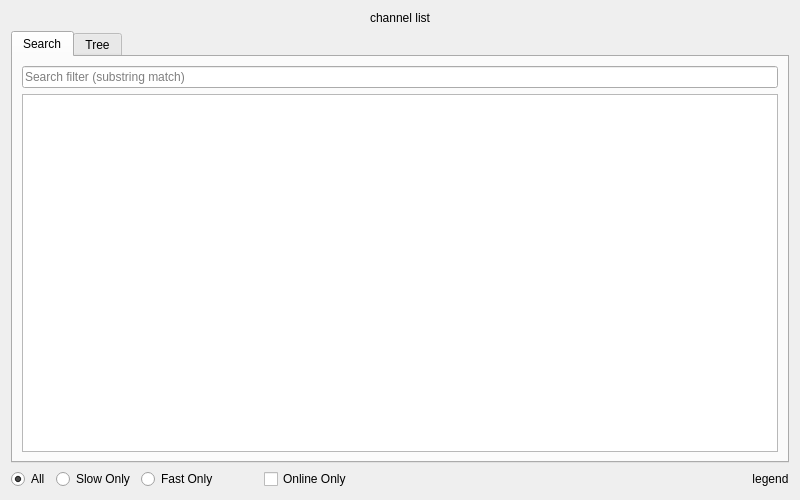
<?xml version="1.0" encoding="UTF-8"?>
<ui version="4.0">
 <class>ChannelListWidget</class>
 <widget class="QWidget" name="ChannelListWidget">
  <property name="geometry">
   <rect>
    <x>0</x>
    <y>0</y>
    <width>800</width>
    <height>500</height>
   </rect>
  </property>
  <property name="acceptDrops">
   <bool>true</bool>
  </property>
  <property name="windowTitle">
   <string>Channel Selection</string>
  </property>
  <layout class="QVBoxLayout" name="verticalLayout_3">
   <item>
    <widget class="QLabel" name="title">
     <property name="text">
      <string>channel list</string>
     </property>
     <property name="alignment">
      <set>Qt::AlignCenter</set>
     </property>
    </widget>
   </item>
   <item>
    <widget class="QTabWidget" name="available_channel_tab_widget">
     <property name="currentIndex">
      <number>0</number>
     </property>
     <widget class="QWidget" name="available_channel_list_tab">
      <attribute name="title">
       <string>Search</string>
      </attribute>
      <layout class="QVBoxLayout" name="verticalLayout_2">
       <item>
        <widget class="QLineEdit" name="search_line_edit">
         <property name="placeholderText">
          <string>Search filter (substring match)</string>
         </property>
        </widget>
       </item>
       <item>
        <widget class="SelectedChannelTableView" name="available_channel_table_view"/>
       </item>
      </layout>
     </widget>
     <widget class="QWidget" name="available_channel_tree_tab">
      <attribute name="title">
       <string>Tree</string>
      </attribute>
      <layout class="QVBoxLayout" name="verticalLayout">
       <item>
        <widget class="AvailableChannelTreeView" name="available_channel_tree_view"/>
       </item>
      </layout>
     </widget>
    </widget>
   </item>
   <item>
    <layout class="QHBoxLayout" name="radio_button_layout">
     <item>
      <widget class="QRadioButton" name="all_radio_button">
       <property name="sizePolicy">
        <sizepolicy hsizetype="Minimum" vsizetype="Fixed">
         <horstretch>0</horstretch>
         <verstretch>0</verstretch>
        </sizepolicy>
       </property>
       <property name="text">
        <string>All</string>
       </property>
       <property name="checked">
        <bool>true</bool>
       </property>
      </widget>
     </item>
     <item>
      <widget class="QRadioButton" name="slow_radio_button">
       <property name="sizePolicy">
        <sizepolicy hsizetype="Minimum" vsizetype="Fixed">
         <horstretch>0</horstretch>
         <verstretch>0</verstretch>
        </sizepolicy>
       </property>
       <property name="text">
        <string>Slow Only</string>
       </property>
      </widget>
     </item>
     <item>
      <widget class="QRadioButton" name="fast_radio_button">
       <property name="sizePolicy">
        <sizepolicy hsizetype="Minimum" vsizetype="Fixed">
         <horstretch>0</horstretch>
         <verstretch>0</verstretch>
        </sizepolicy>
       </property>
       <property name="text">
        <string>Fast Only</string>
       </property>
      </widget>
     </item>
     <item>
      <spacer name="horizontalSpacer_2">
       <property name="orientation">
        <enum>Qt::Horizontal</enum>
       </property>
       <property name="sizeType">
        <enum>QSizePolicy::Fixed</enum>
       </property>
       <property name="sizeHint" stdset="0">
        <size>
         <width>40</width>
         <height>20</height>
        </size>
       </property>
      </spacer>
     </item>
     <item>
      <widget class="QCheckBox" name="online_checkbox">
       <property name="text">
        <string>Online Only</string>
       </property>
      </widget>
     </item>
     <item>
      <spacer name="horizontalSpacer">
       <property name="orientation">
        <enum>Qt::Horizontal</enum>
       </property>
       <property name="sizeHint" stdset="0">
        <size>
         <width>40</width>
         <height>20</height>
        </size>
       </property>
      </spacer>
     </item>
     <item>
      <widget class="QLabel" name="legendLabel">
       <property name="text">
        <string>legend</string>
       </property>
       <property name="alignment">
        <set>Qt::AlignCenter</set>
       </property>
      </widget>
     </item>
    </layout>
   </item>
  </layout>
 </widget>
 <customwidgets>
  <customwidget>
   <class>AvailableChannelTreeView</class>
   <extends>QTreeView</extends>
   <header>ndscope/channel_select.h</header>
  </customwidget>
  <customwidget>
   <class>SelectedChannelTableView</class>
   <extends>QTableView</extends>
   <header>ndscope/channel_select.h</header>
  </customwidget>
 </customwidgets>
 <resources/>
 <connections/>
</ui>
